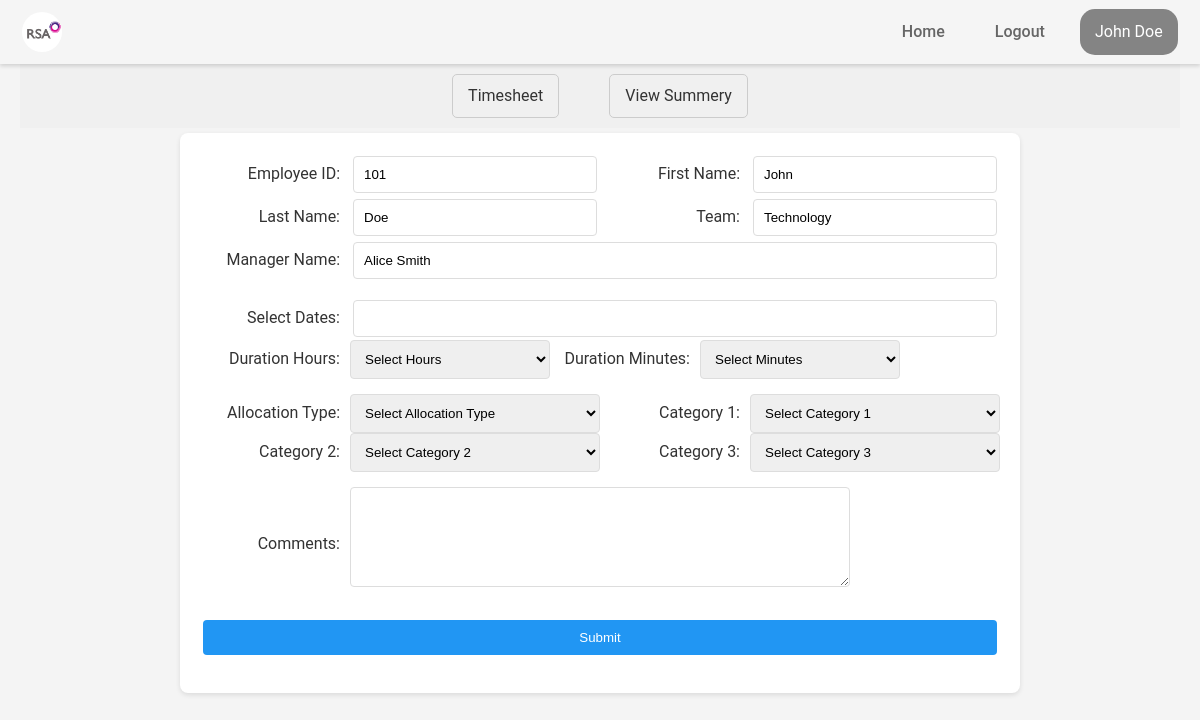
The app's page /fill_timesheet (signed in) with its own data.
### tables this page shows
CREATE TABLE EMS_users (
    EmployeeID TEXT PRIMARY KEY,
    Fname TEXT,
    Mname TEXT,
    Lname TEXT,
    ManagerID TEXT,
    EMSlogin TEXT,
    Role TEXT,
    Team TEXT,
    ManagerName TEXT,
    Password TEXT
);

### app.py (the view, shortened to what this page needs)
@app.route('/fill_timesheet', methods=['GET', 'POST'])
@login_required
def fill_timesheet():
    return render_template('fill_timesheet.html', fname=current_user.fname,  lname=current_user.lname)

### app.py (called while the page is built)
def get_db_connection():
    conn = sqlite3.connect('ems_user.db')
    conn.row_factory = sqlite3.Row
    return conn

@login_manager.user_loader
def load_user(user_id):
    conn = get_db_connection()
    user = conn.execute('SELECT * FROM EMS_users WHERE EmployeeID = ?', (user_id,)).fetchone()
    conn.close()
    if user:
        return User(user['EmployeeID'], user['Fname'], user['Lname'], user['Role'], user['Team'] ,user['ManagerName'])
    return None

### templates/fill_timesheet.html (shortened to what this page needs)
<!DOCTYPE html>
<html lang="en">
  <head>
    <link
      rel="stylesheet"
      href="https://cdn.jsdelivr.net/npm/flatpickr/dist/flatpickr.min.css"
    />
    <link
      rel="stylesheet"
      href="{{ url_for('static', filename='css/timesheet/fill_timesheet.css') }}"
    />
  </head>
  <body>
    {% include 'navbar.html' %}
    <div class="ts-formpage">
    <nav class="ts-nav-container">
    <div class="ts-nav-center">
      <a href="/timesheet_home" class="ts-nav-link">Timesheet</a>
      <a href="/view_summary" class="ts-nav-link">View Summery</a>
    </div>
  </nav>
    <form method="POST" action="/fill_timesheet">
      <div class="ts-form-inline">
        <label for="employee_id">Employee ID:</label>
        <input
          type="text"
          id="employee_id"
          name="employee_id"
          value="{{ current_user.id }}"
          readonly
        />
        <label for="fname">First Name:</label>
        <input
          type="text"
          id="fname"
          name="fname"
          value="{{ current_user.fname }}"
          readonly
        />
        <label for="lname">Last Name:</label>
        <input
          type="text"
          id="lname"
          name="lname"
          value="{{ current_user.lname }}"
          readonly
        />
        <label for="team">Team:</label>
        <input
          type="text"
          id="team"
          name="team"
          value="{{ current_user.team }}"
          readonly
        />
        <label for="manager_name">Manager Name:</label>
        <input
          type="text"
          id="manager_name"
          name="manager_name"
          value="{{ current_user.managername }}"
          readonly
        />
      </div>
      <div class="ts-form-inline">
        <label for="datepicker">Select Dates:</label>
        <input type="text" id="datepicker" readonly />
      <div class="ts-form-inline">
        <label for="duration_hours">Duration Hours:</label>
        <select id="duration_hours" name="duration_hours" required>
          <option value="">Select Hours</option>
        </select>
        <label for="duration_minutes">Duration Minutes:</label>
        <select id="duration_minutes" name="duration_minutes" required>
          <option value="">Select Minutes</option>
        </select>
      </div>
      <div class="ts-form-inline">
        <label for="allocation_type">Allocation Type:</label>
        <select id="allocation_type" name="allocation_type">
          <option value="">Select Allocation Type</option>
        </select>
        <label for="category_1">Category 1:</label>
        <select id="category_1" name="category_1">
          <option value="">Select Category 1</option>
        </select>
        <label for="category_2">Category 2:</label>
        <select id="category_2" name="category_2">
          <option value="">Select Category 2</option>
        </select>
        <label for="category_3">Category 3:</label>
        <select id="category_3" name="category_3">
          <option value="">Select Category 3</option>
        </select>
      </div>
      <div class="ts-form-inline">
        <label for="comments">Comments:</label>
        <textarea id="comments" name="comments"></textarea>
      </div>
      <input type="submit" value="Submit"/>
    </form>
    </div>
  </body>
</html>

### templates/navbar.html (shortened to what this page needs)
<!DOCTYPE html>
<html lang="en">
<head>
    <link
    rel="stylesheet"
    href="{{ url_for('static', filename='css/navbar/navbar.css') }}"
  />
</head>
<body>
    <header id="navbar">
        <nav class="navbar-container container">
          <a href="/home" class="home-link">
            <div class="navbar-logo">
              <img
                src="{{ url_for('static', filename='images/logo.png') }}"
                alt="Logo"
              />
            </div>
          </a>
          <div class="navbar-links">
            <a class="navbar-link" href="/home">Home</a>
            <a class="navbar-link" href="/logout">Logout</a>
            <a class="navbar-link-name" href=""><span>{{ fname }} {{ lname }}</span></a>
          </div>
        </nav>
      </header>
</body>
</html>

### static/css/timesheet/fill_timesheet.css (style rules this page uses)
.ts-nav-container { margin-top: 64px; margin-bottom: 5px; display: flex; justify-content: center; align-items: center; padding: 10px 20px; background-color: #f0f0f0; }
.ts-nav-center { display: flex; }
.ts-nav-link { margin: 0 25px; text-decoration: none; color: #333; border: 1px solid #ccc; padding: 8px 15px; border-radius: 5px; }
body { font-family: "Roboto", sans-serif; line-height: 1.6; background-color: #f4f4f4; margin: 20px; color: #333; }
form { max-width: 800px; margin: 0 auto; padding: 20px; background-color: #fff; border-radius: 8px; box-shadow: 0 2px 5px rgba(0, 0, 0, 0.1); }
input { margin: 3px; }
.ts-form-inline { display: flex; flex-wrap: wrap; align-items: center; margin-bottom: 15px; }
.ts-form-inline label { margin-right: 10px; width: 140px; text-align: right; }
.ts-form-inline input, .ts-form-inline select, .ts-form-inline textarea { flex: 1; padding: 10px; border: 1px solid #ddd; border-radius: 4px; box-sizing: border-box; min-width: 200px; }
#employee_id, #fname, #lname, #team, #manager_name { width: 180px; }
#datepicker, .selected-dates, #duration_hours, #duration_minutes { width: auto; }
#allocation_type, #category_1, #category_2, #category_3 { width: 200px; }
#comments { width: 500px; max-width: 500px; box-sizing: border-box; margin-bottom: 15px; height: 100px; overflow-y: auto; resize: vertical; max-height: 200px; overflow-y: auto; }
input[type="submit"] { background-color: #2196f3; color: white; padding: 10px 20px; border: none; border-radius: 4px; cursor: pointer; transition: background-color 0.3s ease; width: 100%; }

### static/css/navbar/navbar.css (style rules this page uses)
#navbar { --navbar-bg-color:whitesmoke; --navbar-text-color-focus: #323232; --navbar-text-color: #666; --navbar-text-color-focus: #fff; --navbar-bg-contrast: rgb(255, 0, 85);; position: fixed; height: 64px; background-color: var(--navbar-bg-color); left: 0; right: 0; top: 0; box-shadow: 0 2px 4px rgba(0, 0, 0, 0.15); z-index: 99; }
.navbar-container { display: flex; justify-content: space-between; align-items: center; height: 100%; padding: 0 1.4rem; }
.home-link { display: flex; align-items: center; }
.navbar-logo { background-color: var(--navbar-text-color-focus); border-radius: 50%; width: 40px; height: 40px; margin-right: 0.5em; }
.navbar-logo img { width: 50px; margin-top: -0.42rem; margin-left: -0.2rem; }

### records on screen
EMS_users: Fname "John", Lname "Doe", employee_id "101", fname "John", lname "Doe", team "Technology", manager_name "Alice Smith"
